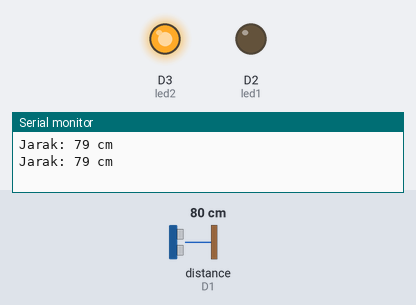
A program run on a simulated ESP8266 (NodeMCU). Parts: output pins drawn as LEDs (lit = HIGH), the last lines printed to the serial monitor. Wiring (inferred from the names in the program): ultrasonic range finder: trigger D0; echo D1. The test bench sets the inputs (shaded band); at power-on: distance to the obstacle (sensor on D1) 80 cm. The echo pulse lasts 58.3 µs per cm; pins used as bus, display or sensor lines are not drawn.

Above: at 1.8 s.
1.9 s: distance to the obstacle (sensor on D1) set to 13 cm
3.4 s: distance to the obstacle (sensor on D1) set to 10 cm
At 4.3 s:
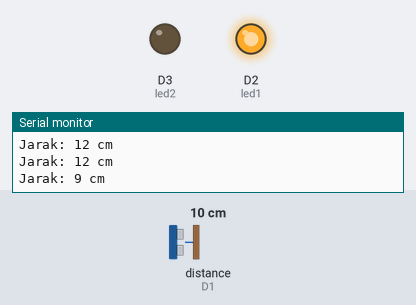
5.5 s: distance to the obstacle (sensor on D1) set to 18 cm
At 7.1 s:
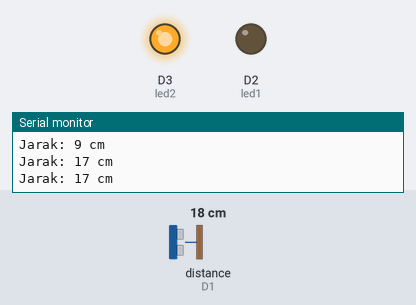
7.5 s: distance to the obstacle (sensor on D1) set to 2 cm
At 8.7 s:
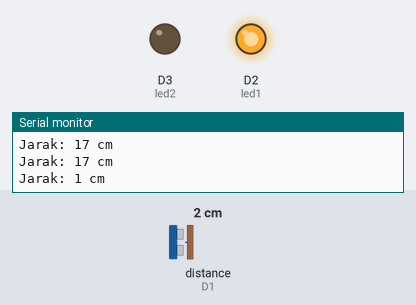
Timing chart, 0 to 10.5 s (numbered marks = the images above; inputs shaded):
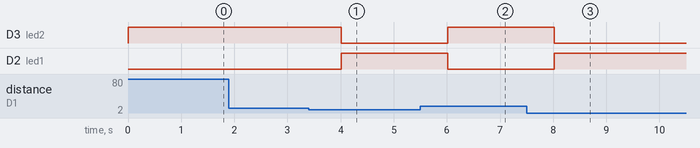

Measured:
- the behaviour switches between 12 and 11 cm on distance to the obstacle (sensor on D1) (found by bisection; images 0 and 1)
- after the input at 3.4 s, D3 (led2): HIGH → LOW after 0.61 s; D2 (led1): LOW → HIGH after 0.61 s
- after the input at 5.5 s, D3 (led2): LOW → HIGH after 0.52 s; D2 (led1): HIGH → LOW after 0.52 s
- after the input at 7.5 s, D3 (led2): HIGH → LOW after 0.52 s; D2 (led1): LOW → HIGH after 0.52 s

The program:

main.cpp
```cpp
#include <Arduino.h>

int trigPin = D0;
int echoPin = D1;
int led1 = D2;
int led2 = D3;

long duration;
long distance;

void setup() {
  pinMode(led1, OUTPUT);
  pinMode(led2, OUTPUT);
  pinMode(trigPin, OUTPUT);
  pinMode(echoPin, INPUT);
  Serial.begin(9600);
}

void loop() {
  digitalWrite(trigPin, LOW);
  delayMicroseconds(5);
  digitalWrite(trigPin, HIGH);
  delayMicroseconds(10);
  digitalWrite(trigPin, LOW);

  duration = pulseIn(echoPin, HIGH);
  distance = 0.034 * duration / 2;

  Serial.print("Jarak: ");
  Serial.print(distance);
  Serial.println(" cm");
  if (distance <= 10)
  {
    digitalWrite(led1, HIGH);
    digitalWrite(led2, LOW);
  }
  else
  {
    digitalWrite(led2, HIGH);
    digitalWrite(led1, LOW);
  }
  delay(1000);
}
```
